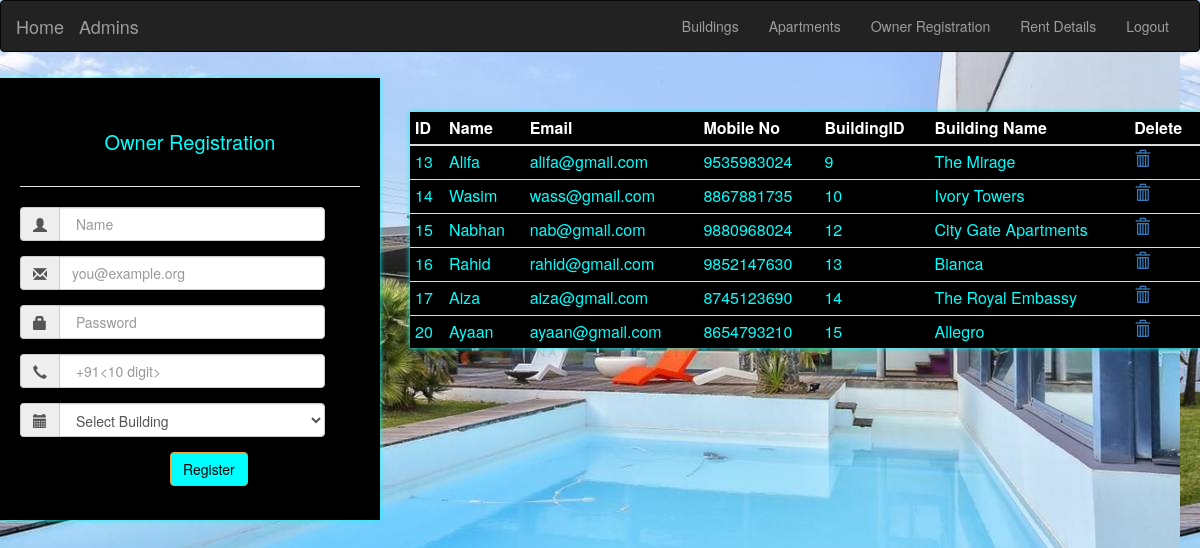
The page /oregistration.php (signed in) on the database its author committed.
### tables this page shows
CREATE TABLE `owner` (
  `id` int(11) NOT NULL,
  `name` varchar(50) NOT NULL,
  `email` varchar(50) NOT NULL,
  `password` varchar(50) NOT NULL,
  `mobile` bigint(10) NOT NULL,
  `owned` varchar(50) NOT NULL
);

CREATE TABLE `building` (
  `id` int(11) NOT NULL,
  `Name` varchar(200) NOT NULL,
  `Address` varchar(500) NOT NULL,
  `Developer` varchar(200) NOT NULL
);

### oregistration.php (the view, shortened to what this page needs)
<html>
    <head>
  <link rel="stylesheet" href="https://maxcdn.bootstrapcdn.com/bootstrap/3.3.7/css/bootstrap.min.css">
</head>
<body style="background-image:url('img/hj.jpg');">
        <?php
        include 'anav.php';
        ?>
        <div class="row">
         <div class="col-md-4">
        <div style=" margin-top: 1.5%;background:black;color:white; box-shadow: 0px 0px 5px cyan;padding:20px">
        <div style='text-align: center;padding:30px;color:cyan;font-size:20px;text-decoration:blink;     border-radius: 25% 25% 0% 0%'>Owner Registration</div>
            <legend></legend>
            <form class="form-horizontal" action="oregistration.php" method="post">
             <div class="form-group" style="margin-top: 5px">
  <div class="col-md-8 inputGroupContainer">
  <div class="input-group">
  <span class="input-group-addon"><i class="glyphicon glyphicon-user"></i></span>
  <input style="width: 150%" name="name" placeholder=" Name" required="" class="form-control"  type="text" value="" >
    </div>
  </div>
</div>
          <div class="form-group" style="margin-top: 1px">
  <div class="col-md-8 inputGroupContainer">
  <div class="input-group">
  <span class="input-group-addon"><i class="glyphicon glyphicon-envelope"></i></span>
  <input  name="email" style="width: 150%" placeholder="you@example.org" required="" class="form-control"  type="text" value="" >
    </div>
  </div>
</div>
          <div class="form-group" style="margin-top: 1px">
  <div class="col-md-8 inputGroupContainer">
  <div class="input-group">
  <span class="input-group-addon"><i class="glyphicon glyphicon-lock"></i></span>
  <input  name="pass" style="width: 150%" placeholder=" Password" required="" class="form-control"  type="text" value="" >
    </div>
  </div>
</div>
       <div class="form-group" style="margin-top: 1px">
  <div class="col-md-8 inputGroupContainer">
  <div class="input-group">
  <span class="input-group-addon"><i class="glyphicon glyphicon-earphone"></i></span>
  <input  name="mobile" style="width: 150%" placeholder=" +91<10 digit>" required="" pattern="[0-9]{10}"class="form-control"  type="text" value="" >
    </div>
  </div>
</div>
                  <div class="form-group" style="margin-top: 1px">
  <div class="col-md-8 inputGroupContainer">
            <div class="input-group">
  <span class="input-group-addon"><i class="glyphicon glyphicon-calendar"></i></span>
            <select class="form-control" style="display:inline; width: 150%;" name="owned" id="building" >
                 <option>Select Building</option>
                    <?php
                                include 'conn.php';
                    ?>
    ?> </select>
            </div>
  </div></div>
            <button type='submit' class="btn btn-warning" name="submit" style= "background-color:cyan; color: black;margin-left: 150px" value="submit" >Register</button>
          </div></div>
               <div class="col-md-8">
                <div>
        <table class="table table-hover table-condensed" style="margin-top: 5% ;background:black;color:cyan;box-shadow: 0px 0px 5px">
            <thead style="background:black;color:white">
            <th>ID</th>
             <th>Name</th>
              <th>Email</th>
               <th>Mobile No</th>
               <th>BuildingID</th>
             <th>Building Name</th>
               <th>Delete</th>
            </thead>
            <tbody>
                <?php
                $sql = "select o.id,o.name,o.email,o.mobile,o.owned,b.Name
                 from owner o,building b
                 where o.owned=b.id;";
                $result=mysqli_query($conn,$sql);
                if($result){
                    while($row = $result->fetch_assoc()){
                ?>
                <tr>
                    <td><?php echo $row['id'];?></td>
                    <td><?php echo $row['name'];?></td>
                    <td><?php echo $row['email'];?></td>
                    <td><?php echo $row['mobile'];?></td>
                    <td><?php echo $row['owned'];?></td>
                   <td><?php echo $row['Name'];?></td>
                    <td><a href="deleteowner.php?id=<?php echo $row['id'];?>"><span class="glyphicon glyphicon-trash"></span></a></td>
                </tr>
                <?php
                }
                }
                ?>
            </tbody>
        </table>
                    </div>
                </div>
    </body>

### rows shown on the page
owner: id "13", name "Alifa", email "alifa@gmail.com", mobile "9535983024", owned "9", building.Name "The Mirage"
owner: id "14", name "Wasim", email "wass@gmail.com", mobile "8867881735", owned "10", building.Name "Ivory Towers"
owner: id "15", name "Nabhan", email "nab@gmail.com", mobile "9880968024", owned "12", building.Name "City Gate Apartments"
owner: id "16", name "Rahid", email "rahid@gmail.com", mobile "9852147630", owned "13", building.Name "Bianca"
owner: id "17", name "Aiza", email "aiza@gmail.com", mobile "8745123690", owned "14", building.Name "The Royal Embassy"
owner: id "20", name "Ayaan", email "ayaan@gmail.com", mobile "8654793210", owned "15", building.Name "Allegro"
